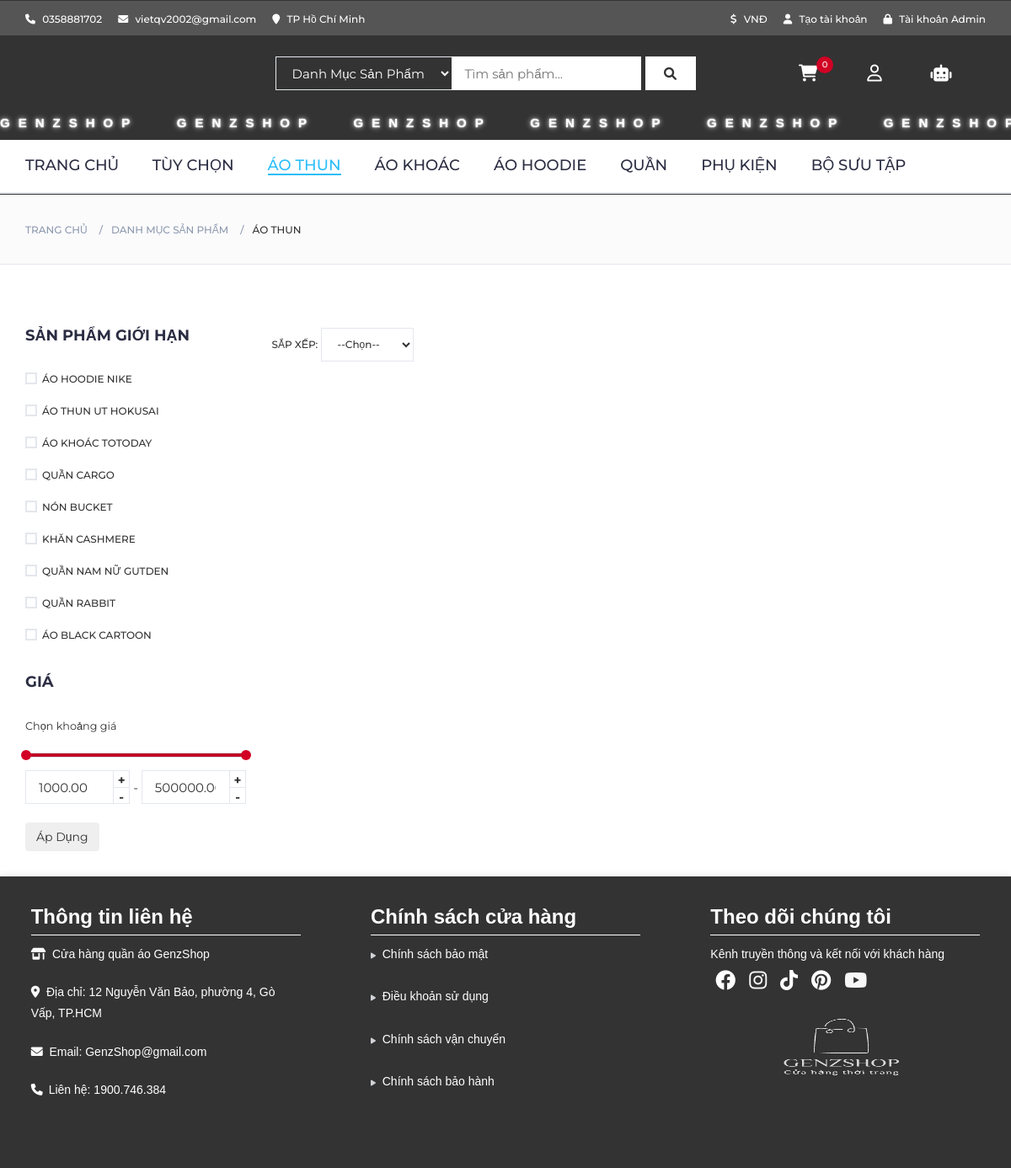
Page /private.php?act=category&id=1 on the committed database.
### tables this page shows
CREATE TABLE `theloai` (
  `id` int(10) UNSIGNED NOT NULL,
  `ten_tl` varchar(191) NOT NULL,
  `tong_sp` int(11) NOT NULL,
  `ngay_tao` timestamp NOT NULL DEFAULT current_timestamp(),
  `ngay_sua` timestamp NULL DEFAULT current_timestamp()
);

### db/dbhelper.php (called while the page is built, shortened)
<?php
function executeResult($sql){
    $con=mysqli_connect(HOST,USERNAME,PASSWORD,DATABASE);
    $result=mysqli_query($con,$sql);
    $data =[];
    if($result != null){
        while($row =mysqli_fetch_array($result, 1)){
            $data[]=$row;
        }
    }
     return $data;
}
function executeSingleResult($sql){
    $con=mysqli_connect(HOST,USERNAME,PASSWORD,DATABASE);
    $result=mysqli_query($con,$sql);
    $row=null;
    if($result != null){
        $row =mysqli_fetch_array($result, 1);
    }
     return $row;
}
?>

### private.php (the view, shortened to what this page needs)
<?php
    require_once('db/dbhelper.php');
    $act='';
    $id=0;
    if(isset($_GET['act'])){
        $act=$_GET['act'];
    }
    if(isset($_GET['id'])){
        $id=$_GET['id'];
    }
    if ($act == 'category' || $id > 0) {
        $sql = 'SELECT ten_tl FROM theloai WHERE id=' . $id;
        $cate = executeSingleResult($sql);
        if ($cate && isset($cate['ten_tl'])) {
            $title = $cate['ten_tl'];
        } else {
            $title = 'Không tìm thấy danh mục';
        }
    }
?>
<!DOCTYPE html>
<html lang="en">
<head>
    <link type="text/css" rel="stylesheet" href="css/bootstrap.min.css"/>
    <link type="text/css" rel="stylesheet" href="css/slick.css"/>
    <link type="text/css" rel="stylesheet" href="css/slick-theme.css"/>
    <link type="text/css" rel="stylesheet" href="css/nouislider.min.css"/>
    <link rel="stylesheet" href="css/font-awesome.min.css">
    <link type="text/css" rel="stylesheet" href="css/style.css"/>
</head>
<body>
        <div id="wapper">
                <div id="header">
                    <?php require_once('frontend/header.php'); ?>
                </div>
                <div id="content">
                <?php require_once('frontend/content_private.php'); ?>
                </div>
                <div id="footer">
                <?php require_once('frontend/footer.php'); ?>
                </div>
</body>
</html>

### frontend/header.php (shortened to what this page needs)
<link type="text/css" rel="stylesheet" href="css/header12.css"/>
<div id="top-header" style="background-color: #555;">
		<header>
				<div class="container">
					<ul class="header-links pull-left">
						<li><a href="#"><i class="fa fa-phone" style="color: white;"></i> 0358881702</a></li>
						<li><a href="mailto:vietqv2002@gmail.com"><i class="fa fa-envelope-o" style="color: white;"></i> vietqv2002@gmail.com</a></li>
						<li><a href="#"><i class="fa fa-map-marker"style="color: white;"></i> TP Hồ Chí Minh</a></li>
					</ul>
					<ul class="header-links pull-right">
						<li><a href="#"><i class="fa fa-dollar" style="color: white;"></i> VNĐ</a></li>
						<?php
							if(isset($_SESSION['ten_dangnhap'])){
								 $ten_dangnhap=$_SESSION['ten_dangnhap'];
								 echo '<li><a href="?act=my_account"><i class="fa fa-user-o" style="color: white;"></i> Xin chào, '.$ten_dangnhap.'!</a></li>';
							}
								else echo '<li><a href="index.php?act=register"><i class="fa fa-user-o" style="color: white;"></i> Tạo tài khoản</a></li>';
						?>
						<li><a href="admin/index.php"><i class="fa fa-lock" aria-hidden="true" style="color: white;"></i> Tài khoản Admin</a></li>
					</ul>
				</div>
			</div>
			<div id="header" style="padding: 10px 0;">
				<div class="container">
					<div class="row">
						<div class="col-md-3">
						</div>
						<div class="col-md-6">
							<div class="header-search">
								<form method="get" >
									<select class="input-select" onchange="location = this.value;" style="border-radius:0">
										<option value="0">Danh Mục Sản Phẩm</option>
										<?php
										$sql='select id, ten_tl from theloai';
										$list=executeResult($sql);
										?>
									</select>
									<input class="input" name="search" placeholder="Tìm sản phẩm..." required oninvalid="this.setCustomValidity('Vui lòng nhập thông tin')" oninput="setCustomValidity('')"/>
									<button class="search-btn" style="border-radius:0;">
										<i class="fa-solid fa-magnifying-glass" style="color: #333;"></i>
									</button>
								</form>
							</div>
						</div>
						<div class="col-md-3 clearfix">
							<div class="header-ctn">
								<?php
									$qty=0;
								?>
								<div class="">
									<a href="?act=cart">
										<i class="fa fa-shopping-cart" style="color: #ffffff; font-size: 20px;"></i>
										<div class="qty" id="qtyPro"><?=$qty?></div>
									</a>
								</div>
								<div class="dropdown">
									<a class="dropdown-toggle" data-toggle="dropdown" aria-expanded="true">
										<i class="fa-regular fa-user" style="color: #ffffff; font-size: 20px;"></i>
									</a>
								</div>
								<div class="" style="margin-right: 8px;">
									<a href="bot.php">
										<i class="fa-solid fa-robot" style="font-size: 20px;"></i>
									</a>
								</div>
							</div>
						</div>
					</div>
				</div>
			</div>
		<div class="marquee-container">
			<p class="marquee-text">GENZSHOP &ensp;  GENZSHOP &ensp;  GENZSHOP &ensp;  GENZSHOP &ensp;  GENZSHOP &ensp; GENZSHOP &ensp;  GENZSHOP &ensp;  GENZSHOP  &ensp; GENZSHOP &ensp;  GENZSHOP &ensp;  GENZSHOP &ensp;  GENZSHOP &ensp;  GENZSHOP &ensp;  GENZSHOP &ensp; GENZSHOP</p>
		</div>
		<nav id="navigation">
			<div class="container">
				<div id="responsive-nav">
					<ul class="main-nav nav navbar-nav">
						<?php
							if($act=='' && !(isset($_GET['id']))) {
								echo '<li class="active"><a href="index.php">TRANG CHỦ</a></li>';
							}else echo '<li><a href="index.php">TRANG CHỦ</a></li>';
							if($act=='hot'){
								echo '<li class="active"><a href="index.php?act=category">TÙY CHỌN</a></li>';
							}else echo '<li><a href="?act=category">TÙY CHỌN</a></li>';
						?>
						<?php
							if(isset($_GET['id'])) $id=$_GET['id'];
							$sql='select id, ten_tl from theloai';
							$list=executeResult($sql);
										foreach($list as $item){
											if($item['id']==$id){
												echo '<li class="active"><a href="?act=category&id='.$item['id'].'">'.$item['ten_tl'].'</a></li>';
											}else echo '<li><a href="?act=category&id='.$item['id'].'">'.$item['ten_tl'].'</a></li>';
										}
						?>
					</ul>
				</div>
			</div>
		</nav>
</div>

### frontend/category.php (shortened to what this page needs)
<div id="breadcrumb" class="section">
			<div class="container">
				<div class="row">
					<div class="col-md-12">
						<ul class="breadcrumb-tree">
							<li><a href="index.php">Trang Chủ</a></li>
							<li><a href="?act=category">Danh Mục Sản Phẩm</a></li>
							<li class="active"><?php echo ($id==0) ? '' : $title;?></li>
						</ul>
					</div>
				</div>
			</div>
		</div>
		<div class="section">
			<div class="container">
				<div class="row">
					<div id="aside" class="col-md-3">
						<div class="aside">
							<h3 class="aside-title">Sản phẩm giới hạn</h3>
							<div class="checkbox-filter" id="chkBrand">
                                    <?php
										$list=['ÁO HOODIE NIKE','ÁO THUN UT HOKUSAI','ÁO KHOÁC TOTODAY','QUẦN CARGO','NÓN BUCKET','KHĂN CASHMERE', 'QUẦN NAM NỮ GUTDEN', 'QUẦN RABBIT', 'ÁO BLACK CARTOON'];
										foreach($list as $key => $value){
											echo '<div class="input-checkbox">
                                            <input class="checkBrand" type="checkbox" id="'.$key.'" value="'.$value.'">
                                            <label for="'.$key.'">
                                                <span></span>
                                                '.$value.'
                                            </label>
                                        </div>';
										}
									?>
							</div>
						</div>
						<div class="aside">
							<h3 class="aside-title">Giá</h3>
							<small>Chọn khoảng giá</small><br><br>
							<div class="price-filter">
								<div id="price-slider"></div>
								<div class="input-number price-min">
									<input id="price-min" type="number">
									<span class="qty-up">+</span>
									<span class="qty-down">-</span>
								</div>
								<span>-</span>
								<div class="input-number price-max">
									<input id="price-max" type="number">
									<span class="qty-up">+</span>
									<span class="qty-down">-</span>
								</div>
								<br/><br>
								<button class="btn" id="btn_gia">Áp Dụng</button>
							</div>
						</div>
					</div>
					<div id="store" class="col-md-9">
						<div class="store-filter clearfix">
							<div class="store-sort">
								<label>
									Sắp Xếp:
									<select class="input-select" id="sap_xep">
										<option value="-1">--Chọn--</option>
									</select>
								</label></div>
						</div>
					</div>
				</div>
			</div>
		</div>

### css/style.css (style rules this page uses)
body { font-family: 'Montserrat', sans-serif; font-weight: 400; color: #333; }
h1, h2, h3, h4, h5, h6 { color: #2B2D42; font-weight: 700; margin: 0 0 10px; }
a { color: #2B2D42; font-weight: 500; -webkit-transition: 0.2s color; transition: 0.2s color; }
ul, ol { margin: 0; padding: 0; list-style: none }
.input { height: 40px; padding: 0px 15px; border: 1px solid #E4E7ED; background-color: #FFF; width: 100%; }
.input-number { position: relative; }
.input-number input[type="number"] { -moz-appearance: textfield; height: 40px; width: 100%; border: 1px solid #E4E7ED; background-color: #FFF; padding: 0px 35px 0px 15px; }
.input-number .qty-up, .input-number .qty-down { position: absolute; display: block; width: 20px; height: 20px; border: 1px solid #E4E7ED; background-color: #FFF; text-align: center; font-weight: 700; cursor: pointer; -webkit-user-select: none; -moz-user-select: none; -ms-user-select: none; user-select: none; }
.input-number .qty-up { right: 0; top: 0; border-bottom: 0px; }
.input-number .qty-down { right: 0; bottom: 0; }
.input-select { padding: 0px 15px; background: #FFF; border: 1px solid #E4E7ED; height: 40px; }
.input-radio, .input-checkbox { position: relative; display: block; }
.input-radio label, .input-checkbox label { font-weight: 500; min-height: 20px; padding-left: 20px; margin-bottom: 5px; cursor: pointer; }
.input-radio input[type="radio"]+label span, .input-checkbox input[type="checkbox"]+label span { position: absolute; left: 0px; top: 4px; width: 14px; height: 14px; border: 2px solid #E4E7ED; background: #FFF; }
.input-checkbox input[type="checkbox"]+label span:after { content: '✔'; position: absolute; top: -2px; left: 1px; font-size: 10px; color: #FFF; opacity: 0; -webkit-transform: scale(0); -ms-transform: scale(0); transform: scale(0); -webkit-transition: all 0.2s; transition: all 0.2s; }
.section { padding-top: 30px; padding-bottom: 30px; }
#breadcrumb { padding: 30px 0px; background: #FBFBFC; border-bottom: 1px solid #E4E7ED; margin-bottom: 30px; }
#breadcrumb .breadcrumb-tree { display: inline-block; }
#breadcrumb .breadcrumb-tree li { display: inline-block; font-size: 12px; font-weight: 500; text-transform: uppercase; }
#breadcrumb .breadcrumb-tree li+li { margin-left: 10px; }
#breadcrumb .breadcrumb-tree li+li:before { content: '/'; display: inline-block; color: #8D99AE; margin-right: 10px; }
#breadcrumb .breadcrumb-tree li a { color: #8D99AE; }
.aside+.aside { margin-top: 30px; }
.aside>.aside-title { text-transform: uppercase; font-size: 18px; margin: 15px 0px 30px; }
.checkbox-filter>div+div { margin-top: 10px; }
.checkbox-filter .input-radio label, .checkbox-filter .input-checkbox label { font-size: 12px; }
#price-slider { margin-bottom: 15px; }
.noUi-target { background-color: #FFF; -webkit-box-shadow: none; box-shadow: none; border: 1px solid #E4E7ED; border-radius: 0px; }
.noUi-horizontal { height: 6px; }
.price-filter .input-number { display: inline-block; width: calc(50% - 7px); }
.store-filter { margin-bottom: 15px; margin-top: 15px; }
.store-sort { display: inline-block; }
.store-sort label { font-weight: 500; font-size: 12px; text-transform: uppercase; margin-right: 15px; }

### frontend/footer.php (style rules this page uses)
#footer { font-family: 'Tohoma', sans-serif; background-color: #333333; color: #ffffff; padding: 20px 0; margin-top: auto; width: 100%; transition: background-color 0.3s ease; box-shadow: 0px 0px 10px rgba(0, 0, 0, 0.1); position: relative; z-index: 1; }

### rows in the picture
theloai: ten_tl "ÁO THUN"
theloai: ten_tl "ÁO KHOÁC"
theloai: ten_tl "ÁO HOODIE"
theloai: ten_tl "QUẦN"
theloai: ten_tl "PHỤ KIỆN"
theloai: ten_tl "BỘ SƯU TẬP"

### other values in the picture
$qty "0"
$value "ÁO HOODIE NIKE"
$value "ÁO THUN UT HOKUSAI"
$value "ÁO KHOÁC TOTODAY"
$value "QUẦN CARGO"
$value "NÓN BUCKET"
$value "KHĂN CASHMERE"
$value "QUẦN NAM NỮ GUTDEN"
$value "QUẦN RABBIT"
$value "ÁO BLACK CARTOON"
